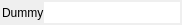
<?xml version="1.0" encoding="UTF-8"?>
<ui version="4.0">
 <class>FxListWidgetItem</class>
 <widget class="QWidget" name="FxListWidgetItem">
  <property name="geometry">
   <rect>
    <x>0</x>
    <y>0</y>
    <width>182</width>
    <height>25</height>
   </rect>
  </property>
  <property name="sizePolicy">
   <sizepolicy hsizetype="Preferred" vsizetype="Maximum">
    <horstretch>0</horstretch>
    <verstretch>0</verstretch>
   </sizepolicy>
  </property>
  <property name="windowTitle">
   <string>Form</string>
  </property>
  <layout class="QHBoxLayout" name="horizontalLayout">
   <property name="spacing">
    <number>0</number>
   </property>
   <property name="margin">
    <number>2</number>
   </property>
   <item>
    <widget class="PsLabel" name="itemLabel">
     <property name="text">
      <string>Dummy</string>
     </property>
    </widget>
   </item>
   <item>
    <widget class="PsLineEdit" name="itemEdit">
     <property name="sizePolicy">
      <sizepolicy hsizetype="Expanding" vsizetype="Preferred">
       <horstretch>0</horstretch>
       <verstretch>0</verstretch>
      </sizepolicy>
     </property>
     <property name="frame">
      <bool>false</bool>
     </property>
    </widget>
   </item>
  </layout>
 </widget>
 <customwidgets>
  <customwidget>
   <class>PsLineEdit</class>
   <extends>QLineEdit</extends>
   <header>customwidget/pslineedit.h</header>
  </customwidget>
  <customwidget>
   <class>PsLabel</class>
   <extends>QLabel</extends>
   <header>customwidget/pslabel.h</header>
  </customwidget>
 </customwidgets>
 <resources/>
 <connections/>
</ui>
